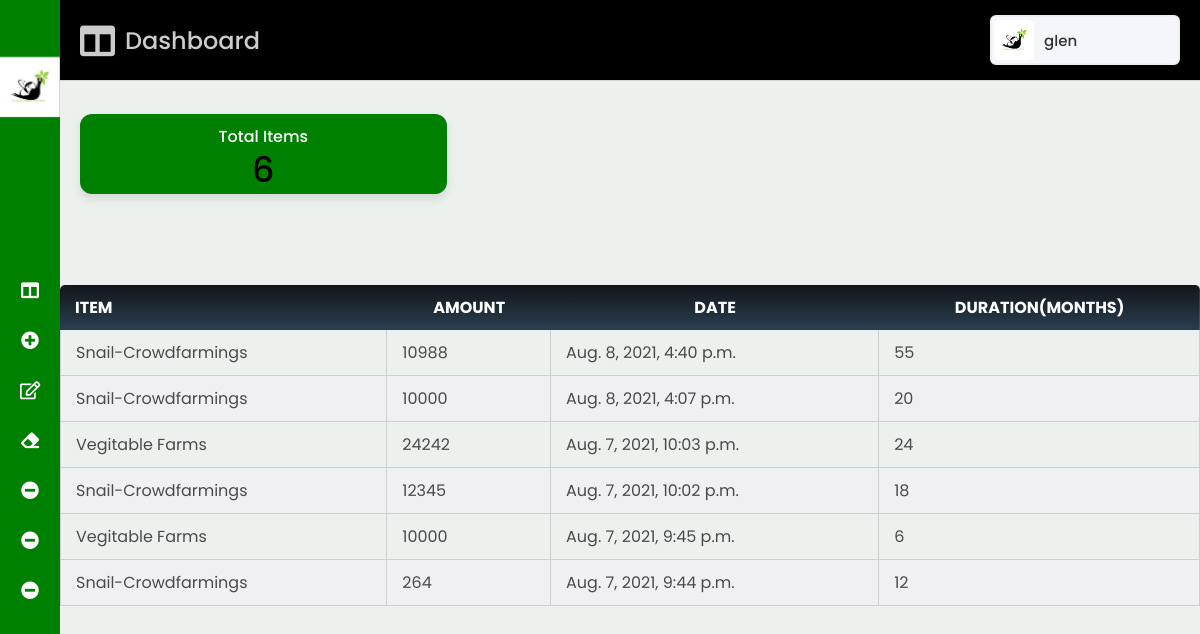
Screenshot of /home/ (signed in) with the database file from the repository.
### core/models.py (models this page shows, shortened)
class Payment(models.Model):
    name = models.ForeignKey(Customer, null=True, blank=True, on_delete=models.CASCADE)
    product = models.ForeignKey(Product, null=True, blank=True, on_delete=models.CASCADE)
    duration = models.CharField(max_length=200, null=True)
    amount = models.PositiveIntegerField(default='0')
    email = models.EmailField(default=" ")
    ref = models.CharField(max_length=200)
    verified = models.BooleanField(default=False)
    date_created = models.DateTimeField(auto_now_add=True)
    class Meta:
        ordering = ("-date_created",)
    def __str__(self) -> str:
        return f"{self.name} -{self.product} - GH₵ {self.amount}"

### trisolace/models.py (models this page shows)
class Product(models.Model):
    CATEGORY = (
        ('Snail-Crowdfarmings', 'Snail-Crowdfarmings'),
        ('Vegitable Farms', 'Vegitable Farms'),
    )
    category = models.CharField(max_length=200, null=True, choices=CATEGORY)
    date_created = models.DateTimeField(auto_now_add=True, null=True)
    def __str__(self):
        return self.category

### trisolace/decorators.py (the view)
		def wrapper_func(request, *args, **kwargs):
			group = None
			if request.user.groups.exists():
				group = request.user.groups.all()[0].name
			if group in allowed_roles:
				return view_func(request, *args, **kwargs)
			else:
				return HttpResponse('You are not authorized to view this page')

### trisolace/models.py (called while the page is built)
    def __str__(self) -> str:
        return f"{self.name}-{self.phone}"

### trisolace/views.py (called while the page is built)
@login_required(login_url='signin')
@allowed_users(allowed_roles=['customer'])
def home(request):
    orders = request.user.customer.payment_set.all()
    from django.db.models import Sum
    total_amount= orders.annotate(total=Sum("amount"))
    total_count = orders.count()
    print('orders:', orders)
    print(total_count)
    print('total_amount:' ,total_amount)
    context = {'orders': orders,'total_count': total_count}
    return render(request, 'trisolace/welcome.html', context)

### trisolace/templates/trisolace/welcome.html (shortened to what this page needs)
{% load static %}
<!DOCTYPE html>
<html lang="en" dir="ltr">
  <head>
    <link rel="stylesheet" href="https://cdnjs.cloudflare.com/ajax/libs/font-awesome/5.15.3/css/all.min.css"
 />
    <link rel="stylesheet" href="{% static 'dashboard/css/styles.css' %}">
   </head>
<body style="background-color:green">
  <div class="sidebar">
    <br>
    <br>
    <div class="logo-details">
      <br>
      <div class="image">
        <img src="{% static 'images/snail/logo.jpg' %}" class="img-circle elevation-2" width="100%" height="50%" alt="User Image">
      </div>
    </div>
      <br>
      <br>
      <br>
      <br>
      <br>
      <ul class="nav-links">
        <li>
          <a href="{% url 'home' %}" class="active">
            <i class="fas fa-columns"></i>
            <span class="links_name">Dashboard</span>
          </a>
        </li>
        <li>
          <a href="{% url 'products' %}">
            <i class="fas fa-plus-circle"></i>
            <span class="links_name">Sponsor a CrowdFarm</span>
          </a>
        </li>
        <li>
          <a href="{% url 'account' %}">
            <i class="far fa-edit"></i>
            <span class="links_name">My Profile</span>
          </a>
        </li>
        <li>
          <a href="{% url 'gallery' %}">
            <i class="fas fa-eraser"></i>
            <span class="links_name">Gallery</span>
          </a>
        </li>
        <li>
          <a href="{% url 'news' %}">
            <i class="fas fa-minus-circle"></i>
            <span class="links_name">News Room</span>
          </a>
        </li>
        <li>
          <a href="{% url 'faq' %}">
            <i class="fas fa-minus-circle"></i>
            <span class="links_name">FAQ</span>
          </a>
        </li>
        <li>
          <a href="{% url 'logout' %}">
            <i class="fas fa-minus-circle"></i>
            <span class="links_name">Logout</span>
          </a>
        </li>
      </ul>
  </div>
  <section class="home-section">
    <nav>
      <div class="sidebar-button">
        <i class="fas fa-columns"></i>
        <span class="dashboard">Dashboard</span>
      </div>
      <div class="profile-details">
        <img src="{% static 'images/snail/logo.jpg' %}" alt="Trisolace Farms">
        <span class="admin_name"> {{request.user}}</span>
      </div>
    </nav>
    <div class="home-content col-md-9" >
      <div class="overview-boxes">
        <div class="box description">
          <div class="right-side">
            <div class="box-topic" style="color: white;">Total Items</div>
            <div class="number ti">{{total_count}}</div>
          </div>
        </div>
            </div>
      <br>
    <table>
      <thead>
        <tr>
          <th scope="col" colspan="1">Item</th>
          <th scope="col">Amount</th>
          <th scope="col">Date</th>
          <th scope="col">Duration(months)</th>
        </tr>
      </thead>
      <tbody id="dispData">
        {% for order in orders %}
        <tr>
            <td>{{order.product}}</td>
            <td>{{order.amount}}</td>
            <td>{{order.date_created}}</td>
            <td>{{order.duration}}</td>
        </tr>
        {% endfor %}
      </tbody>
    </table>
  </section>
</body>
</html>

### static/dashboard/css/styles.css (style rules this page uses)
* { margin: 0; padding: 0; box-sizing: border-box; font-family: 'Poppins', sans-serif; }
.sidebar { position: fixed; height: 100%; width: 240px; background: #0000; transition: all 0.5s ease; }
.sidebar .logo-details { height: 80px; display: flex; align-items: center; }
.sidebar .nav-links { margin-top: 10px; }
.sidebar .nav-links li { position: relative; list-style: none; height: 50px; }
.sidebar .nav-links li a { height: 100%; width: 100%; display: flex; align-items: center; text-decoration: none; transition: all 0.4s ease; font-size: 16px; }
.sidebar .nav-links li i { min-width: 60px; text-align: center; font-size: 18px; color: #fff; }
.sidebar .nav-links li a .links_name { color: white; font-size: 16px; font-weight: 400; white-space: nowrap; }
.home-section { position: relative; background: #ecf1ee; min-height: 100vh; width: calc(100% - 240px); left: 240px; transition: all 0.5s ease; }
.home-section nav { display: flex; justify-content: space-between; height: 80px; background: black; display: flex; align-items: center; position: fixed; width: calc(100% - 240px); left: 240px; z-index: 100; padding: 0 20px; box-shadow: 0 1px 1px rgba(0, 0, 0, 0.1); transition: all 0.5s ease; }
.home-section nav .sidebar-button { display: flex; align-items: center; font-size: 24px; font-weight: 500; color: #ccc; }
nav .sidebar-button i { font-size: 35px; margin-right: 10px; }
.home-section nav .profile-details { display: flex; align-items: center; background: #F5F6FA; border: 2px solid #EFEEF1; border-radius: 6px; height: 50px; min-width: 190px; padding: 0 15px 0 2px; }
nav .profile-details img { height: 40px; width: 40px; border-radius: 6px; object-fit: cover; }
nav .profile-details .admin_name { font-size: 15px; font-weight: 500; color: #333; margin: 0 10px; white-space: nowrap; }
.home-section .home-content { position: relative; padding-top: 104px; }
.home-content .overview-boxes { display: flex; align-items: center; justify-content: space-between; flex-wrap: nowrap; gap: 8px; padding: 0 20px; margin-bottom: 26px; }
.overview-boxes .box { width: calc(100% / 3); background: green; padding: 10px 5px; border-radius: 12px; margin-bottom: 5px; box-shadow: 0 5px 10px rgba(0,0,0,0.1); }
.overview-boxes .box.description { height: 80px; }
.right-side { display: flex; align-items: center; justify-content: center; flex-direction: column; }
.box-topic { color:white; }
.overview-boxes .box-topic { font-size: 16px; font-weight: 500; width: 100%; text-align: center; color: white }
.home-content .box .number { display: inline-block; font-size: 35px; margin-top: -6px; font-weight: 500; }
table { border-collapse: separate; border-spacing: 0; color: #4a4a4d; font-family: "Helvetica Neue", Helvetica, Arial, sans-serif; width: 100%; }
th, td { padding: 10px 15px; vertical-align: middle; }
thead { background: linear-gradient(#13151a, #293f50); color: #fff; text-transform: uppercase; }
th:first-child { border-top-left-radius: 5px; text-align: left; }
th:last-child { border-top-right-radius: 5px; }
tbody tr:nth-child(even) { background: #f0f0f2; }
td { border-bottom: 1px solid #cecfd5; border-right: 1px solid #cecfd5; }
td:first-child { border-left: 1px solid #cecfd5; }
@media (max-width: 1240px) { .sidebar { width: 60px; } }
@media (max-width: 1240px) { .home-section { width: calc(100% - 60px); left: 60px; } }
@media (max-width: 1240px) { .home-section nav { width: calc(100% - 60px); left: 60px; } }

### rows the page displays
Payment: product "Snail-Crowdfarmings", amount "10988", date_created "Aug. 8, 2021, 4:40 p.m.", duration "55"
Payment: product "Snail-Crowdfarmings", amount "10000", date_created "Aug. 8, 2021, 4:07 p.m.", duration "20"
Payment: product "Vegitable Farms", amount "24242", date_created "Aug. 7, 2021, 10:03 p.m.", duration "24"
Payment: product "Snail-Crowdfarmings", amount "12345", date_created "Aug. 7, 2021, 10:02 p.m.", duration "18"
Payment: product "Vegitable Farms", amount "10000", date_created "Aug. 7, 2021, 9:45 p.m.", duration "6"
Payment: product "Snail-Crowdfarmings", amount "264", date_created "Aug. 7, 2021, 9:44 p.m.", duration "12"

### other values shown
{{ request.user }} "glen"
{{ total_count }} "6"
